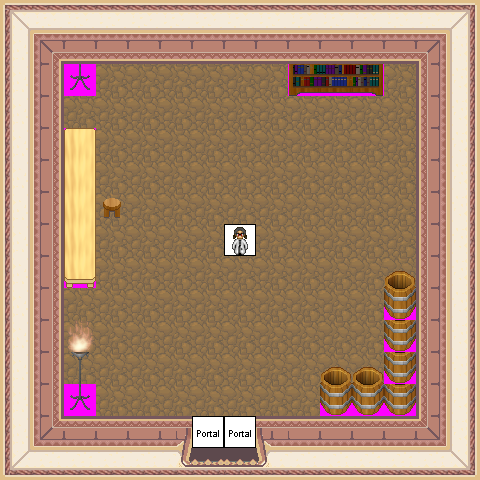

Tiled map render using the project's own tile images. Description and the map definition, with tile-layer contents summarised, below:
An orthogonal 15x15 tile map with 32x32 px tiles, 6 tile layers (Ground, Objects, Above, Walkable, ...), 15 tilesets.

<map version="1.0" orientation="orthogonal" width="15" height="15" tilewidth="32" tileheight="32">
 <tileset firstgid="1" name="building_wall_int_wall_pale" tilewidth="32" tileheight="32">
  <image source="../drawable/building_wall_int_wall_pale.png" width="64" height="256" />
 </tileset>
 <tileset firstgid="17" name="building_wall_int_wall_purple" tilewidth="32" tileheight="32">
  <image source="../drawable/building_wall_int_wall_purple.png" width="64" height="320" />
 </tileset>
 <tileset firstgid="37" name="building_entrance_pale_red_ns" tilewidth="32" tileheight="32">
  <image source="../drawable/building_entrance_pale_red_ns.png" width="288" height="128" />
 </tileset>
 <tileset firstgid="73" name="ground_ground_4" tilewidth="32" tileheight="32">
  <image source="../drawable/ground_ground_4.png" width="128" height="320" />
 </tileset>
 <tileset firstgid="113" name="item_pot_barrel_tall" tilewidth="32" tileheight="32">
  <image source="../drawable/item_pot_barrel_tall.png" width="32" height="64" />
 </tileset>
 <tileset firstgid="115" name="furniture_chair_stool" tilewidth="32" tileheight="32">
  <image source="../drawable/furniture_chair_stool.png" width="32" height="32" />
 </tileset>
 <tileset firstgid="116" name="logic_portal" tilewidth="32" tileheight="32">
  <image source="../drawable/logic_portal.png" width="256" height="96" />
 </tileset>
 <tileset firstgid="140" name="furniture_table_long_front_on_pale" tilewidth="32" tileheight="32">
  <image source="../drawable/furniture_table_long_front_on_pale.png" width="32" height="96" />
 </tileset>
 <tileset firstgid="143" name="furniture_shelve_dark_bookshelf_2" tilewidth="32" tileheight="32">
  <image source="../drawable/furniture_shelve_dark_bookshelf_2.png" width="96" height="64" />
 </tileset>
 <tileset firstgid="149" name="item_chemistry_bottle" tilewidth="32" tileheight="32">
  <image source="../drawable/item_chemistry_bottle.png" width="32" height="160" />
 </tileset>
 <tileset firstgid="154" name="item_chemistry_empty_bottles" tilewidth="32" tileheight="32">
  <image source="../drawable/item_chemistry_empty_bottles.png" width="128" height="96" />
 </tileset>
 <tileset firstgid="166" name="furniture_light_iron_lamp" tilewidth="32" tileheight="32">
  <image source="../drawable/furniture_light_iron_lamp.png" width="32" height="96" />
 </tileset>
 <tileset firstgid="169" name="furniture_light_flames" tilewidth="32" tileheight="32">
  <image source="../drawable/furniture_light_flames.png" width="192" height="32" />
 </tileset>
 <tileset firstgid="175" name="logic_creature_human_imperial" tilewidth="32" tileheight="32">
  <image source="../drawable/logic_creature_human_imperial.png" width="256" height="64" />
 </tileset>
 <tileset firstgid="191" name="walkable_sentinel" tilewidth="32" tileheight="32">
  <image source="../drawable/walkable_sentinel.png" width="32" height="32" />
 </tileset>
 <layer name="Ground" width="15" height="15">
  <data>[225 cells, 225 non-empty, 1 distinct tile ids]</data>
 </layer>
 <layer name="Objects" width="15" height="15">
  <data>[225 cells, 9 non-empty, 7 distinct tile ids]</data>
 </layer>
 <layer name="Above" width="15" height="15">
  <data>[225 cells, 10 non-empty, 6 distinct tile ids]</data>
 </layer>
 <layer name="Walkable" width="15" height="15">
  <data>[225 cells, 118 non-empty, 1 distinct tile ids]</data>
 </layer>
 <layer name="Objects_stendhal" width="15" height="15">
  <data>[225 cells, 121 non-empty, 31 distinct tile ids]</data>
 </layer>
 <layer name="Objects_stendhal2" width="15" height="15">
  <data>[225 cells, 3 non-empty, 2 distinct tile ids]</data>
 </layer>
 <objectgroup name="Mapevents" width="15" height="15" />
 <objectgroup name="Spawn" width="15" height="15" />
 <objectgroup name="Keys" width="15" height="15" />
 <objectgroup name="Replace" width="15" height="15" />
</map>
